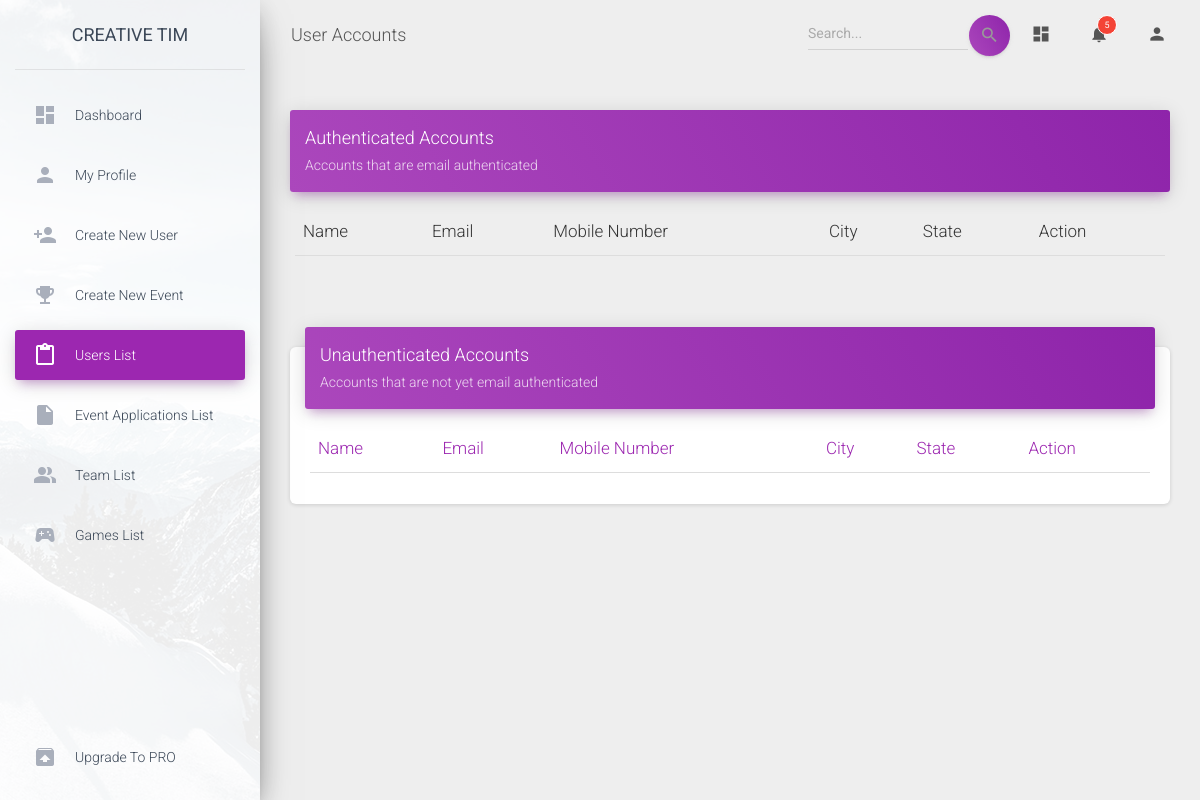
Page /dashboard_module/user_list.php on the earlier database version.
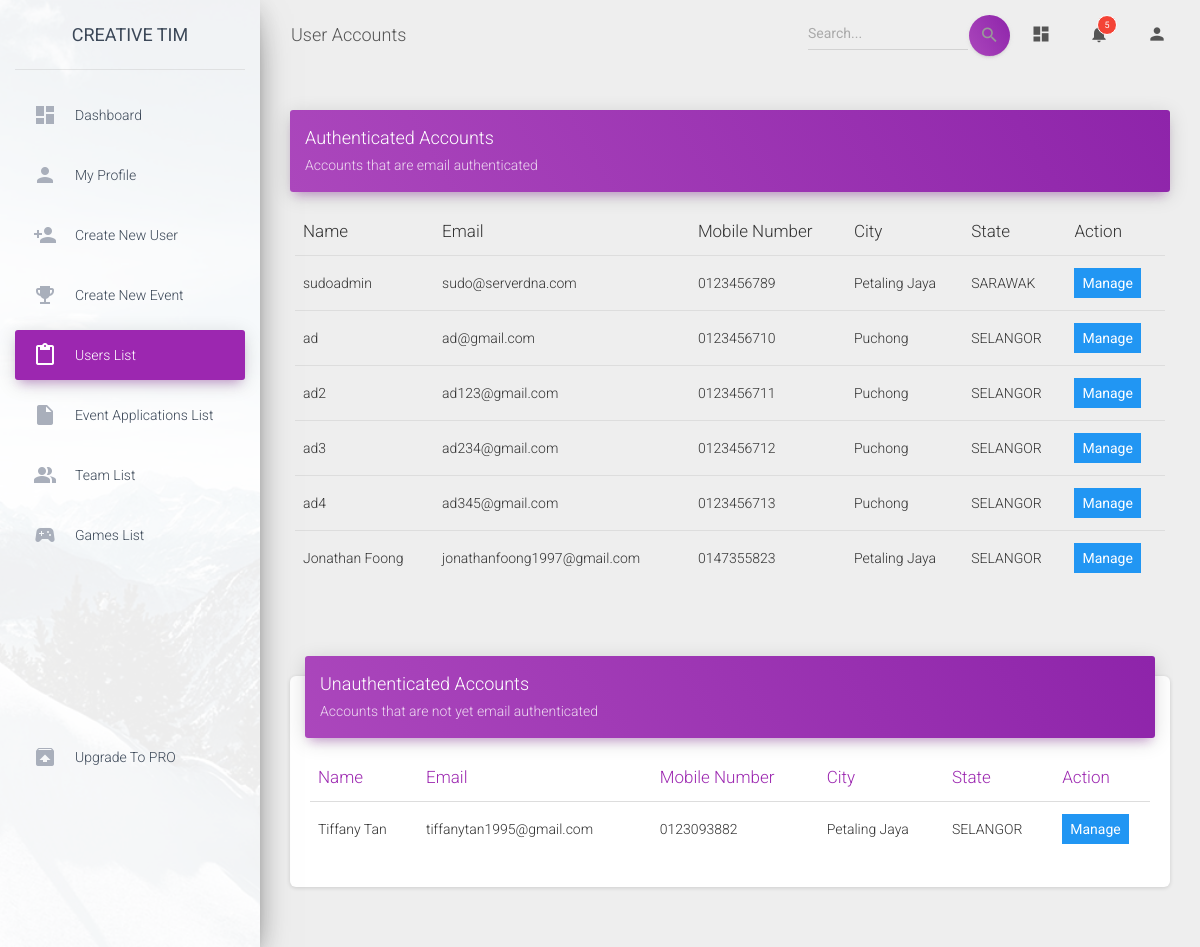
Same page on the later database version.
### tables this page shows
CREATE TABLE `users` (
  `id` int(11) NOT NULL,
  `full_name` varchar(100) NOT NULL,
  `user_id` varchar(50) DEFAULT NULL,
  `mobile_number` varchar(15) NOT NULL,
  `email` varchar(100) NOT NULL,
  `password` varchar(100) NOT NULL,
  `DoB` date NOT NULL,
  `gender` enum('male','female') NOT NULL,
  `status` enum('created','authenticated','inactive','') NOT NULL,
  `accessed_at` datetime DEFAULT NULL,
  `updated_at` datetime NOT NULL,
  `city` varchar(100) NOT NULL,
  `state` varchar(100) NOT NULL,
  `is_admin` int(1) NOT NULL DEFAULT 0,
  `image_url` varchar(50) DEFAULT NULL
);

### dashboard_module/user_list.php (the view, shortened to what this page needs)
<!DOCTYPE html>
<html lang="en">
<?php
  $con = DatabaseConn();
  $sql_auth = "SELECT `full_name`,`email`,`mobile_number`,`city`,`state`,`id` FROM `users` WHERE `status` = 'authenticated'";
  $sql_created = "SELECT `full_name`,`email`,`mobile_number`,`city`,`state`,`id` FROM `users` WHERE `status` = 'created'";
  $authenticated_account = mysqli_query($con, $sql_auth);
  $created_account = mysqli_query($con, $sql_created);
?>
<head>
  <link rel="stylesheet" href="https://maxcdn.bootstrapcdn.com/font-awesome/latest/css/font-awesome.min.css">
  <link href="assets/css/material-dashboard.css?v=2.1.2" rel="stylesheet" />
  <link href="assets/demo/demo.css" rel="stylesheet" />
</head>
<body class="" onload="fetchUpdateResponse()">
  <div class="wrapper ">
    <div class="sidebar" data-color="purple" data-background-color="white" data-image="assets/img/sidebar-1.jpg">
      <div class="logo"><a href="http://www.creative-tim.com" class="simple-text logo-normal">
          Creative Tim
        </a></div>
      <div class="sidebar-wrapper">
        <ul class="nav">
          <li class="nav-item ">
              <a class="nav-link" href="./dashboard.php">
                  <i class="material-icons">dashboard</i>
                  <p>Dashboard</p>
              </a>
          </li>
          <li class="nav-item ">
              <a class="nav-link" href="./profile_details.php?id=<?php echo $curUser; ?>">
                  <i class="material-icons">person</i>
                  <p>My Profile</p>
              </a>
          </li>
          <li class="nav-item ">
              <a class="nav-link" href="./admin_create_user_front.php">
                  <i class="material-icons">person_add</i>
                  <p>Create New User</p>
              </a>
          </li>
          <li class="nav-item ">
              <a class="nav-link" href="./create_event_front.php">
                  <i class="material-icons">emoji_events</i>
                  <p>Create New Event</p>
              </a>
          </li>
          <li class="nav-item active">
              <a class="nav-link" href="./user_list.php">
                  <i class="material-icons">content_paste</i>
                  <p>Users List</p>
              </a>
          </li>
          <li class="nav-item ">
              <a class="nav-link" href="./event_application_list.php">
                  <i class="material-icons">insert_drive_file</i>
                  <p>Event Applications List</p>
              </a>
          </li>
          <li class="nav-item ">
              <a class="nav-link" href="./team_list.php">
                  <i class="material-icons">people_alt</i>
                  <p>Team List</p>
              </a>
          </li>
          <li class="nav-item ">
              <a class="nav-link" href="./game_list.php">
                  <i class="material-icons">sports_esports</i>
                  <p>Games List</p>
              </a>
          </li>
          <li class="nav-item active-pro ">
            <a class="nav-link" href="./upgrade.html">
              <i class="material-icons">unarchive</i>
              <p>Upgrade to PRO</p>
            </a>
          </li>
        </ul>
      </div>
    </div>
    <div class="main-panel">
      <nav class="navbar navbar-expand-lg navbar-transparent navbar-absolute fixed-top ">
        <div class="container-fluid">
          <div class="navbar-wrapper">
            <a class="navbar-brand" href="javascript:;">User Accounts</a>
          </div>
          <div class="collapse navbar-collapse justify-content-end">
            <form class="navbar-form">
              <div class="input-group no-border">
                <input type="text" value="" class="form-control" placeholder="Search...">
                <button type="submit" class="btn btn-white btn-round btn-just-icon">
                  <i class="material-icons">search</i>
                  <div class="ripple-container"></div>
                </button>
              </div>
            </form>
            <ul class="navbar-nav">
              <li class="nav-item">
                <a class="nav-link" href="javascript:;">
                  <i class="material-icons">dashboard</i>
                </a>
              </li>
              <li class="nav-item dropdown">
                <a class="nav-link" href="http://example.com" id="navbarDropdownMenuLink" data-toggle="dropdown" aria-haspopup="true" aria-expanded="false">
                  <i class="material-icons">notifications</i>
                  <span class="notification">5</span>
                </a>
              </li>
              <li class="nav-item dropdown">
                <a class="nav-link" href="javascript:;" id="navbarDropdownProfile" data-toggle="dropdown" aria-haspopup="true" aria-expanded="false">
                  <i class="material-icons">person</i>
                </a>
              </li>
            </ul>
          </div>
        </div>
      </nav>
      <div class="content">
        <div class="container-fluid">
          <div class="row">
            <div class="col-md-12">
              <div class="card card-plain">
                <div class="card-header card-header-primary">
                  <h4 class="card-title mt-0"> Authenticated Accounts </h4>
                  <p class="card-category">Accounts that are email authenticated</p>
                </div>
                <div class="card-body">
                  <div class="table-responsive">
                    <table class="table table-hover">
                      <thead class="">
                        <th>Name</th>
                        <th>Email</th>
                        <th>Mobile Number</th>
                        <th>City</th>
                        <th>State</th>
                        <th>Action</th>
                      </thead>
                      <tbody>
                        <?php while($row1 = mysqli_fetch_array($authenticated_account)):;?>
                        <tr>
                          <td><span><?php echo $row1[0];?></span></td>
                          <td><span><?php echo $row1[1];?></span></td>
                          <td><span><?php echo $row1[2];?></span></td>
                          <td><span><?php echo $row1[3];?></span></td>
                          <td><span><?php echo $row1[4];?></span></td>
                          <td><button  class ="btn-primary" style="border-color: transparent;" onclick="manage(<?php echo $row1[5];?>)">Manage</button></td>
                        </tr>
                        <?php endwhile;?>
                      </tbody>
                    </table>
                  </div>
                </div>
              </div>
            </div>
            <div class="col-md-12">
              <div class="card">
                <div class="card-header card-header-primary">
                  <h4 class="card-title ">Unauthenticated Accounts</h4>
                  <p class="card-category">Accounts that are not yet email authenticated</p>
                </div>
                <div class="card-body">
                  <div class="table-responsive">
                    <table class="table">
                      <thead class=" text-primary">
                        <th>Name</th>
                        <th>Email</th>
                        <th>Mobile Number</th>
                        <th>City</th>
                        <th>State</th>
                        <th>Action</th>
                      </thead>
                      <tbody>
                        <tr>
                          <?php while($row2 = mysqli_fetch_array($created_account)):;?>
                        <tr>
                          <td><span><?php echo $row2[0];?></span></td>
                          <td><span><?php echo $row2[1];?></span></td>
                          <td><span><?php echo $row2[2];?></span></td>
                          <td><span><?php echo $row2[3];?></span></td>
                          <td><span><?php echo $row2[4];?></span></td>
                          <td style="max-width: 75px;"><button style="border-color: transparent;" class ="btn-primary" onclick="manage(<?php echo $row2[5];?>)">Manage</button>
                          </td>
                        </tr>
                        <?php endwhile;?>
                        </tr>
                      </tbody>
                    </table>
                  </div>
                </div>
              </div>
            </div>
          </div>
        </div>
      </div>
    </div>
  </div>
</body>
</html>

Differences in the rows shown:
added users: full_name "sudoadmin", email "sudo@serverdna.com", mobile_number "0123456789", city "Petaling Jaya", state "SARAWAK", shown under "Authenticated Accounts"
added users: full_name "ad", email "ad@gmail.com", mobile_number "0123456710", city "Puchong", state "SELANGOR", shown under "Authenticated Accounts"
added users: full_name "ad2", email "ad123@gmail.com", mobile_number "0123456711", city "Puchong", state "SELANGOR", shown under "Authenticated Accounts"
added users: full_name "ad3", email "ad234@gmail.com", mobile_number "0123456712", city "Puchong", state "SELANGOR", shown under "Authenticated Accounts"
added users: full_name "ad4", email "ad345@gmail.com", mobile_number "0123456713", city "Puchong", state "SELANGOR", shown under "Authenticated Accounts"
added users: full_name "Jonathan Foong", email "jonathanfoong1997@gmail.com", mobile_number "0147355823", city "Petaling Jaya", state "SELANGOR", shown under "Authenticated Accounts"
added users: full_name "Tiffany Tan", email "tiffanytan1995@gmail.com", mobile_number "0123093882", city "Petaling Jaya", state "SELANGOR", shown under "Unauthenticated Accounts"
